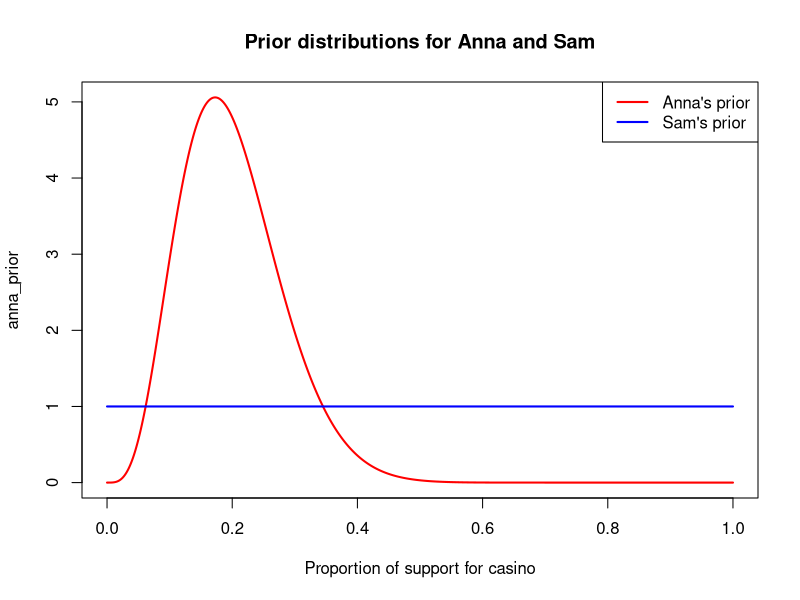
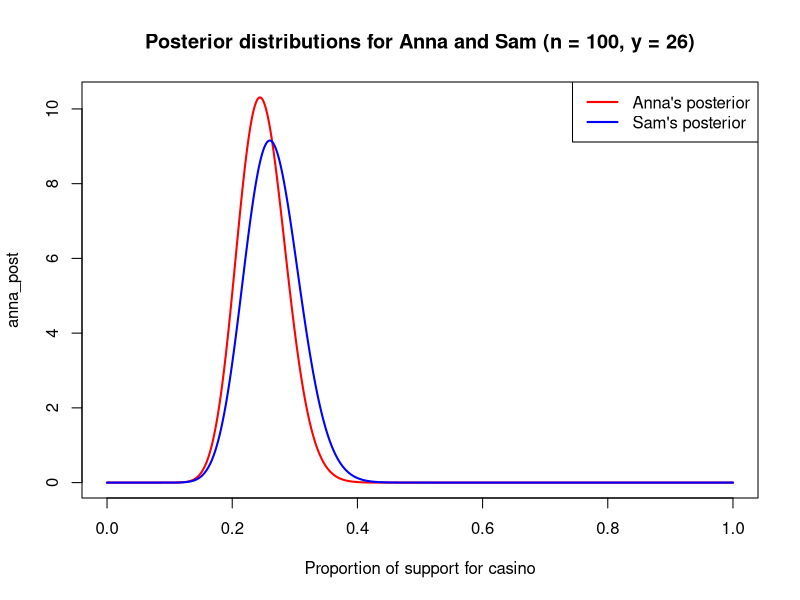
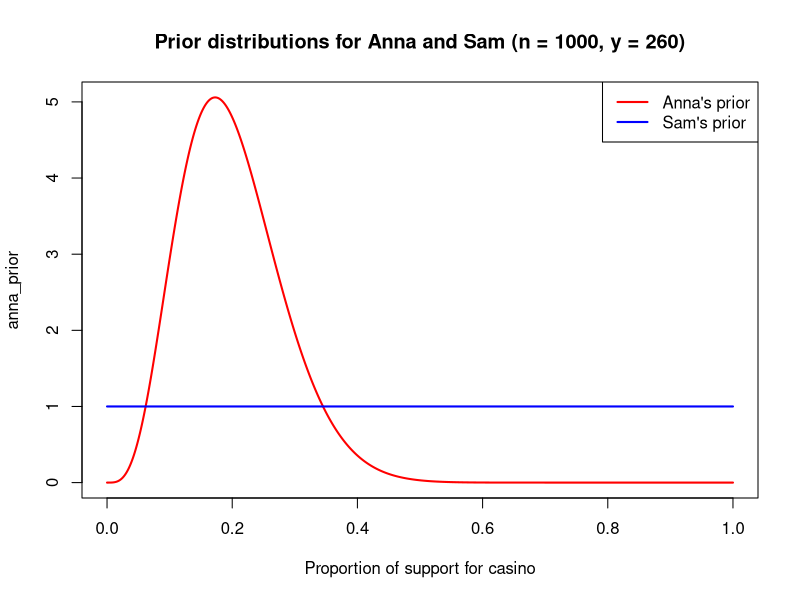
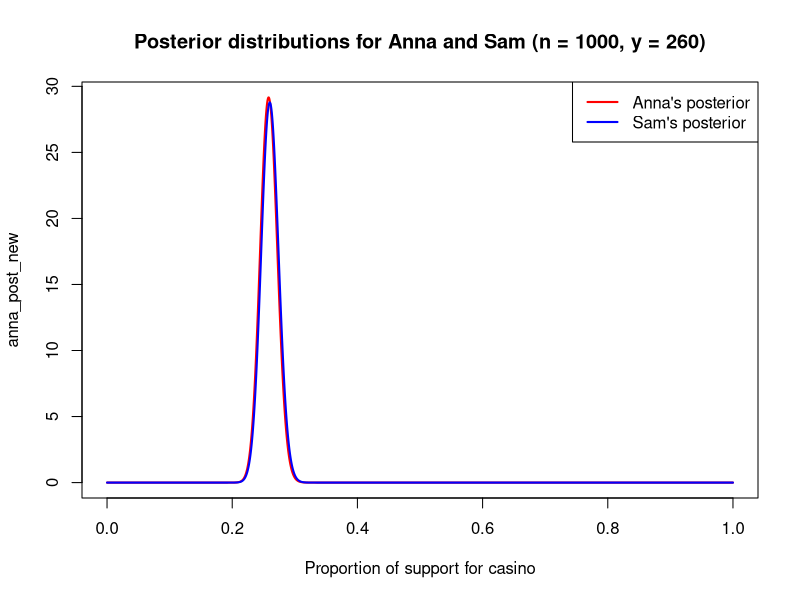

Here is the R script that generated these plots, in order:
## ---- chunk 1
# mean = alpha / (alpha + beta)
# variance = (alpha * beta) / [(alpha + beta)^2 * (alpha + beta + 1)]
# alpha = ((1 - mean) / var - 1 / mean) * mean^2
# beta = alpha * (1 / mean - 1)

# Anna: prior is a Beta distribution with a mean of 0.2 and standard deviation of 0.08
anna_mean = 0.2
anna_sd = 0.08
anna_var = anna_sd^2
anna_alpha = ((1 - anna_mean) / anna_var - 1 / anna_mean) * anna_mean^2
anna_beta = anna_alpha * (1 / anna_mean - 1)

# Sam: prior is uniform, so that is Beta(1, 1)
sam_alpha = 1
sam_beta = 1

# Generate regular sequence of data
x = seq(0, 1, length.out = 100000)

# Distributions calculation
anna_prior = dbeta(x, anna_alpha, anna_beta)
sam_prior = dbeta(x, sam_alpha, sam_beta)

# Draw the prior distributions' plots
plot(x, anna_prior, type = "l", lwd = 2, col = "red",
     main = "Prior distributions for Anna and Sam", xlab = "Proportion of support for casino")
lines(x, sam_prior, lwd = 2, col = "blue")
legend("topright", legend = c("Anna's prior", "Sam's prior"), lwd = 2, col = c("red", "blue"))
## ---- chunk 2
# Observations
n = 100
y = 26

# Anna's prior update
anna_alpha_post = anna_alpha + y
anna_beta_post = anna_beta + n - y

# Sam's prior update
sam_alpha_post = sam_alpha + y
sam_beta_post = sam_beta + n - y

# Distributions' calculation
anna_post = dbeta(x, anna_alpha_post, anna_beta_post)
sam_post = dbeta(x, sam_alpha_post, sam_beta_post)

# Draw the posterior distributions' plots
plot(x, anna_post, type = "l", lwd = 2, col = "red",
     main = "Posterior distributions for Anna and Sam (n = 100, y = 26)", xlab = "Proportion of support for casino")
lines(x, sam_post, lwd = 2, col = "blue")
legend("topright", legend = c("Anna's posterior", "Sam's posterior"), lwd = 2, col = c("red", "blue"))
## ---- chunk 3
# New observations
n_new = 1000
y_new = 260

# Anna's prior update with the new data
anna_alpha_post_new = anna_alpha + y_new
anna_beta_post_new = anna_beta + n_new - y_new

# Sam's prior update with the new data
sam_alpha_post_new = sam_alpha + y_new
sam_beta_post_new = sam_beta + n_new - y_new

# Draw the new prior distributions' plots
plot(x, anna_prior, type = "l", lwd = 2, col = "red",
     main = "Prior distributions for Anna and Sam (n = 1000, y = 260)", xlab = "Proportion of support for casino")
lines(x, sam_prior, lwd = 2, col = "blue")
legend("topright", legend = c("Anna's prior", "Sam's prior"), lwd = 2, col = c("red", "blue"))

# Distributions' calculation
anna_post_new = dbeta(x, anna_alpha_post_new, anna_beta_post_new)
sam_post_new = dbeta(x, sam_alpha_post_new, sam_beta_post_new)

# Draw the new posterior distributions' plots
plot(x, anna_post_new, type = "l", lwd = 2, col = "red",
     main = "Posterior distributions for Anna and Sam (n = 1000, y = 260)", xlab = "Proportion of support for casino")
lines(x, sam_post_new, lwd = 2, col = "blue")
legend("topright", legend = c("Anna's posterior", "Sam's posterior"), lwd = 2, col = c("red", "blue"))
